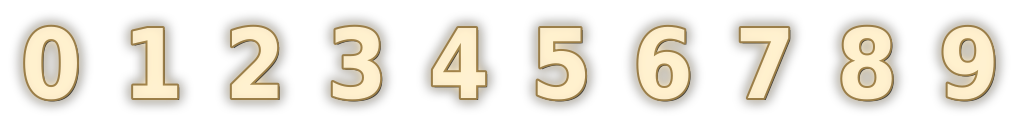
#> input picture Data/SKSE/Plugins/wheeler/resources/ammo_wheel/digits/1digits_atlas.png, 1024 x 128 px; its folder holds only this picture in this run
$ python flipbook_to_atlas.py --input ../Data/SKSE/Plugins/wheeler/resources/ammo_wheel/digits/1digits_atlas.png --output out.png
#> lines starting #> are read from the running program, lines starting #| are printed output that depends on the picture
#!/usr/bin/env python3
"""
Convert a numbered flipbook PNG sequence into a single atlas texture.

Designed for Wheeler AmmoWheel unified reskin atlas mode:
  <Prefix>_IsAtlas = true
  <Prefix>_AtlasCols / <Prefix>_AtlasRows
"""

from __future__ import annotations

import argparse
import bisect
import glob
import math
import re
import sys
from pathlib import Path
from typing import Iterable, List, Sequence, Tuple

from PIL import Image, ImageChops, ImageStat

if hasattr(Image, "Resampling"):
    RESAMPLE_BILINEAR = Image.Resampling.BILINEAR
else:
    RESAMPLE_BILINEAR = Image.BILINEAR


ATLAS_PRESETS = {
    "popup_bubble_balanced": {
        "label": "PopupBubble Balanced (32 frames, 8x4, 24 FPS)",
        "offset": 0,
        "max_frames": 32,
        "cols": 8,
        "rows": 4,
        "selection_mode": "motion",
        "fps": 24.0,
        "loop": True,
        "progress_driven": False,
        "start_time_mode": 0,
        "ini_target": "PopupBubble",
    },
    "popup_bubble_safe": {
        "label": "PopupBubble Safe (24 frames, 6x4, 20 FPS)",
        "offset": 0,
        "max_frames": 24,
        "cols": 6,
        "rows": 4,
        "selection_mode": "motion",
        "fps": 20.0,
        "loop": True,
        "progress_driven": False,
        "start_time_mode": 0,
        "ini_target": "PopupBubble",
    },
}


def _natural_sort_key(path: Path) -> List[object]:
    parts = re.split(r"(\d+)", path.name)
    key: List[object] = []
    for part in parts:
        if not part:
            continue
        if part.isdigit():
            key.append(int(part))
        else:
            key.append(part.lower())
    return key


def collect_frames(pattern: str) -> List[Path]:
    matches = [Path(p) for p in glob.glob(pattern)]
    frames = [p for p in matches if p.is_file()]
    frames.sort(key=_natural_sort_key)
    return frames


# [60 lines left out: functions slice_frames, _fill_unique_indices, evenly_spaced_indices, not called in this run]


def _frame_luma_preview(path: Path, size: int) -> Image.Image:
    with Image.open(path) as im:
        return im.convert("L").resize((size, size), RESAMPLE_BILINEAR).copy()


# [36 lines left out: function motion_weighted_indices, not called in this run]


def select_frames(
    frames: Sequence[Path],
    offset: int,
    max_frames: int | None,
    selection_mode: str,
) -> List[Path]:
    if offset < 0:
        raise ValueError("offset must be >= 0")
    if max_frames is not None and max_frames <= 0:
        raise ValueError("max-frames must be > 0 when provided")

    pool = list(frames[offset:])
    if max_frames is None or max_frames >= len(pool):
        return pool

    if selection_mode == "head":
        return pool[:max_frames]
    if selection_mode == "uniform":
        idx = evenly_spaced_indices(len(pool), max_frames)
        return [pool[i] for i in idx]
    if selection_mode == "motion":
        idx = motion_weighted_indices(pool, max_frames)
        return [pool[i] for i in idx]
    raise ValueError(f"Unknown selection mode: {selection_mode}")


def compute_grid(frame_count: int, cols: int | None, rows: int | None) -> Tuple[int, int]:
    if frame_count <= 0:
        raise ValueError("frame_count must be > 0")

    if cols is not None and cols <= 0:
        raise ValueError("cols must be > 0")
    if rows is not None and rows <= 0:
        raise ValueError("rows must be > 0")

    if cols is None and rows is None:
        cols = int(math.ceil(math.sqrt(frame_count)))
        rows = int(math.ceil(frame_count / cols))
        return cols, rows

    if cols is not None and rows is not None:
        if cols * rows < frame_count:
            raise ValueError(
                f"grid too small: cols*rows={cols * rows} < frame_count={frame_count}"
            )
        return cols, rows

    if cols is not None:
        rows = int(math.ceil(frame_count / cols))
        return cols, rows

    # rows is not None
    cols = int(math.ceil(frame_count / rows))
    return cols, rows


def load_frames(paths: Iterable[Path]) -> List[Image.Image]:
    images: List[Image.Image] = []
    for path in paths:
        with Image.open(path) as im:
            images.append(im.convert("RGBA").copy())
    return images


def assert_same_dimensions(images: Sequence[Image.Image]) -> Tuple[int, int]:
    if not images:
        raise ValueError("no images loaded")
    w0, h0 = images[0].size
    for idx, im in enumerate(images[1:], start=1):
        if im.size != (w0, h0):
            raise ValueError(
                f"frame size mismatch at index {idx}: {im.size} != {(w0, h0)}"
            )
    return w0, h0


def build_atlas(images: Sequence[Image.Image], cols: int, rows: int) -> Image.Image:
    frame_w, frame_h = assert_same_dimensions(images)
    atlas = Image.new("RGBA", (cols * frame_w, rows * frame_h), (0, 0, 0, 0))
    for index, frame in enumerate(images):
        x = (index % cols) * frame_w
        y = (index // cols) * frame_h
        atlas.paste(frame, (x, y), frame)
    return atlas


# [44 lines left out: functions make_ini_snippet, default_ini_path_for_output, not called in this run]


def parse_args() -> argparse.Namespace:
    parser = argparse.ArgumentParser(
        description="Build an atlas PNG from a flipbook frame sequence."
    )
    parser.add_argument(
        "--input",
        required=True,
        help=r'Input frame glob pattern (example: "Data/.../popup/fire_burst_*.png")',
    )
    parser.add_argument("--output", required=True, help="Output atlas PNG path")
    parser.add_argument("--offset", type=int, default=0, help="Skip first N frames")
    parser.add_argument(
        "--max-frames",
        type=int,
        default=None,
        help="Use at most N frames after offset",
    )
    parser.add_argument("--cols", type=int, default=None, help="Atlas column count")
    parser.add_argument("--rows", type=int, default=None, help="Atlas row count")
    parser.add_argument(
        "--selection-mode",
        choices=["head", "uniform", "motion"],
        default="head",
        help="Frame selection strategy when max-frames is set",
    )
    parser.add_argument(
        "--preset",
        choices=sorted(ATLAS_PRESETS.keys()),
        default=None,
        help="Apply a built-in preset before building atlas/snippet",
    )

    parser.add_argument(
        "--ini-target",
        default=None,
        help="Emit AmmoWheel_Styles snippet for this target prefix (example: PopupBubble)",
    )
    parser.add_argument(
        "--ini-path",
        default=None,
        help="Path value written to <Prefix>_Path in snippet (default: output filename)",
    )
    parser.add_argument(
        "--ini-out",
        default=None,
        help="Snippet output file path (default: <output>.snippet.ini)",
    )
    parser.add_argument("--fps", type=float, default=24.0, help="Snippet FPS value")
    parser.add_argument(
        "--loop",
        dest="loop",
        action="store_true",
        default=True,
        help="Snippet Loop=true (default)",
    )
    parser.add_argument(
        "--no-loop",
        dest="loop",
        action="store_false",
        help="Snippet Loop=false",
    )
    parser.add_argument(
        "--progress-driven",
        action="store_true",
        default=False,
        help="Snippet ProgressDriven=true",
    )
    parser.add_argument(
        "--start-time-mode",
        type=int,
        choices=[0, 1, 2],
        default=0,
        help="Snippet StartTimeMode (0=Global, 1=PerSlot, 2=PerEntry)",
    )
    parser.add_argument(
        "--dry-run",
        action="store_true",
        help="Print plan only, do not write atlas/snippet files",
    )
    return parser.parse_args()


def apply_preset_defaults(args: argparse.Namespace) -> dict | None:
    if not args.preset:
        return None

    preset = ATLAS_PRESETS[args.preset]

    if args.offset == 0:
        args.offset = int(preset["offset"])
    if args.max_frames is None:
        args.max_frames = int(preset["max_frames"])
    if args.cols is None:
        args.cols = int(preset["cols"])
    if args.rows is None:
        args.rows = int(preset["rows"])
    if args.selection_mode == "head":
        args.selection_mode = str(preset.get("selection_mode", "head"))
    if args.fps == 24.0:
        args.fps = float(preset["fps"])
    if args.ini_target is None:
        args.ini_target = str(preset["ini_target"])
    if not args.progress_driven and bool(preset["progress_driven"]):
        args.progress_driven = True
    if args.start_time_mode == 0 and int(preset["start_time_mode"]) != 0:
        args.start_time_mode = int(preset["start_time_mode"])

    return preset


def main() -> int:
    args = parse_args()
    preset = apply_preset_defaults(args)

    if preset is not None:
        print(f"Preset: {args.preset} -> {preset['label']}")

    frames = collect_frames(args.input)
    if not frames:
        print(f"No frames matched pattern: {args.input}", file=sys.stderr)
        return 1

    selected = select_frames(frames, args.offset, args.max_frames, args.selection_mode)
    if not selected:
        print("No frames left after applying offset/max-frames.", file=sys.stderr)
        return 1

    cols, rows = compute_grid(len(selected), args.cols, args.rows)

    print(f"Matched frames: {len(frames)}")
    print(
        f"Selected frames: {len(selected)} "
        f"(offset={args.offset}, max={args.max_frames}, mode={args.selection_mode})"
    )
    print(f"Grid: {cols} x {rows} (capacity={cols * rows})")
    print(f"Output atlas: {args.output}")

    if args.dry_run:
        return 0

    images = load_frames(selected)
#> in load_frames, im is the input picture: PIL image 1024x128 RGBA; mean R, G, B, A 60.7, 55.1, 43.3, 61.2
#> images = 1 item
    atlas = build_atlas(images, cols, rows)
#> in build_atlas, `frame_w, frame_h = assert_same_dimensions(images)`: frame_w = 1024; frame_h = 128
#> in build_atlas, `atlas = Image.new("RGBA", (cols * frame_w, rows * frame_h), (0, 0, 0, ..`: atlas: PIL image 1024x128 RGBA; every value is 0
#> the loop in build_atlas, `for index, frame in enumerate(images):` made 1 pass
#> (x, y) on pass 1: (0, 0)
#> after the loop in build_atlas, `for index, frame in enumerate(images):`:
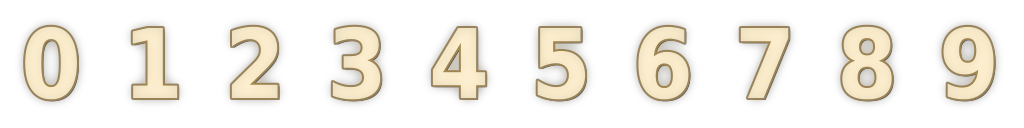
#> atlas: PIL image 1024x128 RGBA; mean R, G, B, A 48.3, 44.2, 35.5, 50.3; transparent parts drawn white

    output_path = Path(args.output)
    output_path.parent.mkdir(parents=True, exist_ok=True)
    atlas.save(output_path, "PNG")
    print(f"Saved atlas: {output_path} ({atlas.width}x{atlas.height})")
#| Saved atlas: out.png (1024x128)

    if args.ini_target:
        path_in_ini = args.ini_path if args.ini_path else default_ini_path_for_output(output_path)
        snippet = make_ini_snippet(
            prefix=args.ini_target,
            path_in_ini=path_in_ini,
            cols=cols,
            rows=rows,
            frame_count=len(selected),
            fps=args.fps,
            loop=args.loop,
            progress_driven=args.progress_driven,
            start_time_mode=args.start_time_mode,
        )
        if args.ini_out:
            snippet_path = Path(args.ini_out)
        else:
            snippet_path = output_path.with_suffix(".snippet.ini")
        snippet_path.parent.mkdir(parents=True, exist_ok=True)
        snippet_path.write_text(snippet, encoding="utf-8")
        print(f"Saved snippet: {snippet_path}")

    return 0


if __name__ == "__main__":
    raise SystemExit(main())
#> (the program exits here)
